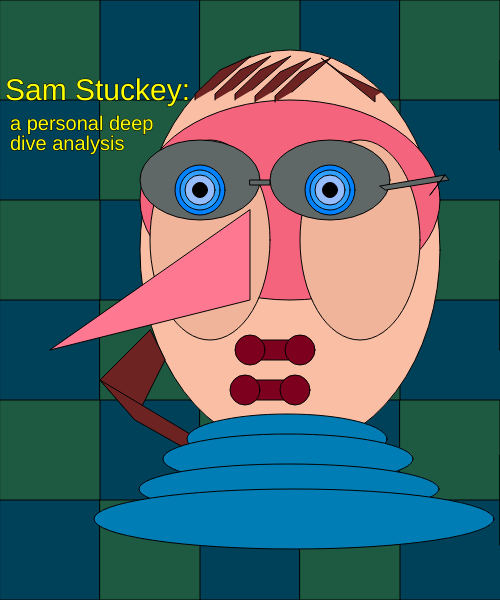
Frame 1 (no input)
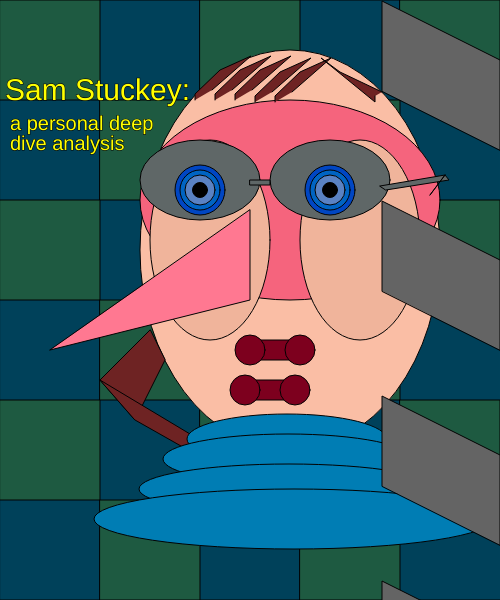
Frame 60 (no input)
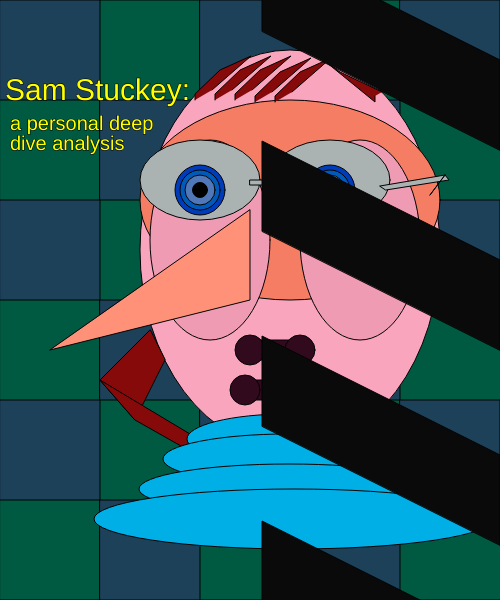
Frame 120 (the mouse pressed at the canvas centre since frame 60)

The p5.js sketch that drew these frames (run headless with seeded random() and noise() and a simulated clock; from frame 60 on, the mouse is pressed at the canvas centre):

// p5.js sketch
// ── sketch.js
function setup() {//function required to have a canvas to work on
  createCanvas(500, 600);
}

//all of the different variables for the rects
var rect_end_x =500;
var rect_end_y =500;
var rect_start_y = 500;
var rect_start_x = 500;

//color variables
var timer = 0;
var r = 0;
var g = 0;
var b = 0;
var r2 = 0;
var g2 = 0;
var b2 = 0;
var blue_eyes = 0;
var color_changer = 0;

//rectangle speed variable
var dx = -2;
var dy = -1;
var weight = 1;

//function that draws everything on screen
function draw() {
  stroke(2)
  
  //if statement to change color back and forth
  if (timer % 12 == 0) {
    if (color_changer == 0) {
    g = 65;
    b = 90;
    
    //rectangle colors
    r2 = 100;
    g2 = 100;
    b2 = 100;
      
    color_changer = 1;//variable resposible for flipping colors back and forth
    }
    
    else 
    {
    g = 90;
    b = 65;
      
    r2 = 10;
    g2 = 10;
    b2 = 10;
      
    color_changer = 0;
    }
}
  
  //creates the checkered pattern
  fill(r,g,b);
  square(0,0, 600);
  
  fill(30,b,g);
  square(0,0,100);
  square(200,0,100);
  square(400,0,100);
  
  square(100,100,100);
  square(300,100,100);
  
  square(0,200,100);
  square(200,200,100);
  square(400,200,100);
  
  square(100,300,100);
  square(300,300,100);
  
  square(0,400,100);
  square(200,400,100);
  square(400,400,100);
  
  square(100,500,100);
  square(300,500,100);
  
  
  
  
  
  //creates the face
  fill(250-r, 255-g, 255-b);
  ellipse(290, 250, 300, 400);
  
  //creats main different oval in face
  fill(245-r, 190-b, 190-g);
  ellipse(290, 200, 300, 200);
  
  //creates the two cheek ovals
  fill(240-r, 245-g, 245-b);
  ellipse(210, 240, 120, 200);
  ellipse(360, 240,120, 200);
  
  //creates nose
  fill(255-r, 55+g, 55+(b));
  triangle(50,350, 250, 300, 250, 210);
  
  //creats the glasses
  fill(365-b-b-b, 373-b-b-b, 373-b-b-b);
  ellipse(330, 180, 120, 80);
  ellipse(200, 180, 120, 80);
  rect(250, 180, 20, 5);
  quad(380, 186, 445, 175, 449, 180, 386, 190);
  quad(445, 175, 430, 195);
  
  //slowly changes the color of eyes
  if (timer % 1 == 0) {
  blue_eyes -= 1;
  }
  if (timer % 60 == 0 && timer != 0) {
    blue_eyes += 50;
  }
  
  //creates the blue eyes with different layers of circles
  fill(0, 130 +blue_eyes, 255+blue_eyes);
  circle(330, 190, 50);
  circle(200, 190, 50);
  
  fill(50 + blue_eyes, 160+blue_eyes, 255+blue_eyes);
  circle(330, 190, 40);
  circle(200, 190, 40);
  
  fill(150+blue_eyes, 190+blue_eyes, 255+blue_eyes);
  circle(330, 190, 30);
  circle(200, 190, 30);
  //creates center circle also known as the pupil
  fill(0, 0, 0);
  circle(330, 190, 15);
  circle(200, 190, 15);
  
  
  //creates a strand of hair and moves it to the right to make it look like there are more hairs then there are
  fill(200-b, 100-g,100-g);
  beginShape();
  vertex(232, 90);
  vertex(271, 56);
  vertex(240, 70);
  vertex(215, 94);
  vertex(215, 100);
  endShape();
  
  beginShape();
  vertex(212, 90);
  vertex(251, 56);
  vertex(220, 70);
  vertex(195, 94);
  vertex(195, 100);
  endShape();
  
  beginShape();
  vertex(252, 90);
  vertex(291, 56);
  vertex(260, 70);
  vertex(235, 94);
  vertex(235, 100);
  endShape();
  
  beginShape();
  vertex(272, 92);
  vertex(311, 58);
  vertex(280, 72);
  vertex(255, 96);
  vertex(255, 102);
  endShape();
  
  beginShape();
  vertex(292, 92);
  vertex(331, 58);
  vertex(300, 72);
  vertex(275, 96);
  vertex(275, 102);
  endShape();
  
  //creates the strand of hair that is inverted
  beginShape();
  vertex(375, 96);
  vertex(375, 102);
  vertex(321, 58);
  vertex(340, 72);
  vertex(382, 92);
  endShape();
  
  //creates the bottom part of ponytail
  quad(150, 330, 100, 380, 135, 420, 165, 360);
  quad(100, 380, 250, 470, 234, 476, 135, 420);
  
  
  
  
  //creates upper lip
  fill(320-(3*g), 140-(2*b), 30);
  rect(255, 340, 50, 20);
  circle(300, 350, 30);
  circle(250, 350, 30);
  
  //creates bottom lip
  rect(245, 380, 50, 20);
  circle(295, 390, 30);
  circle(245, 390, 30);
  
  //creates vibrant blue shirt
  fill(0, 305-(2*b), 360-(2*b));
  ellipse(287, 439, 200, 50);
  ellipse(288, 459, 250, 50);
  ellipse(289, 489, 300, 50);
  ellipse(294, 519, 400, 60);
  
  //creates a little yellow title in the top left
  fill(255, 255, 0);
  textFont("Helvetica", 30);
  text("Sam Stuckey:", 5, 100);
  textFont("Helvetica", 20);
  text("a personal deep", 10, 130);
  text("dive analysis", 10, 150);
  
  
  
  //reorients rectangles if they hit a wall along with setting new beginning points for said rectangles
if (timer%5 == 0) {//only checks certain frames to make sure the rectangle does not get stuck there ifinitly being turned around
  
  if (rect_end_x > 500) {
    dx = -1*(dx);
    rect_start_x = rect_end_x;
    rect_start_y = rect_end_y;
  } 
  if (rect_end_x < 0) {
    dx = -1*(dx) + 1;
    rect_start_x = rect_end_x;
    rect_start_y = rect_end_y;
  }
  if (rect_end_y > 600) {
    dy = -1*(dy);
    rect_start_x = rect_end_x;
    rect_start_y = rect_end_y;
  } 
  if (rect_end_y < 0) {
    dy = -1*(dy) + 1;
    rect_start_y = rect_end_y;
    rect_start_x = rect_end_x;
  }
}
  //creates the color for the rectangles
  fill(r2,g2,b2);
  
  //creates the rectangles
  quad(rect_start_x , rect_start_y+235, rect_start_x , rect_start_y+140, rect_end_x , rect_end_y+140, rect_end_x , rect_end_y+235);
  
  quad(rect_start_x , rect_start_y+45, rect_start_x , rect_start_y-45, rect_end_x , rect_end_y-45, rect_end_x , rect_end_y+45);
  
  quad(rect_start_x , rect_start_y-150, rect_start_x , rect_start_y-240, rect_end_x , rect_end_y-240, rect_end_x , rect_end_y-150);
  
  quad(rect_start_x , rect_start_y-350, rect_start_x , rect_start_y-440, rect_end_x , rect_end_y-440, rect_end_x , rect_end_y-350);
  
  //elongates rectangles
  rect_end_x += dx;
  rect_end_y += dy;
  
  //counts the number of frames by incrementing the variable time
  timer++;
  
}



// ── style.css
html, body {
  margin: 0;
  padding: 0;
  background-color: "black";
}

canvas {
  display: block;
  margin-left: auto;
  margin-right: auto;
  margin-top: 10%;
}
